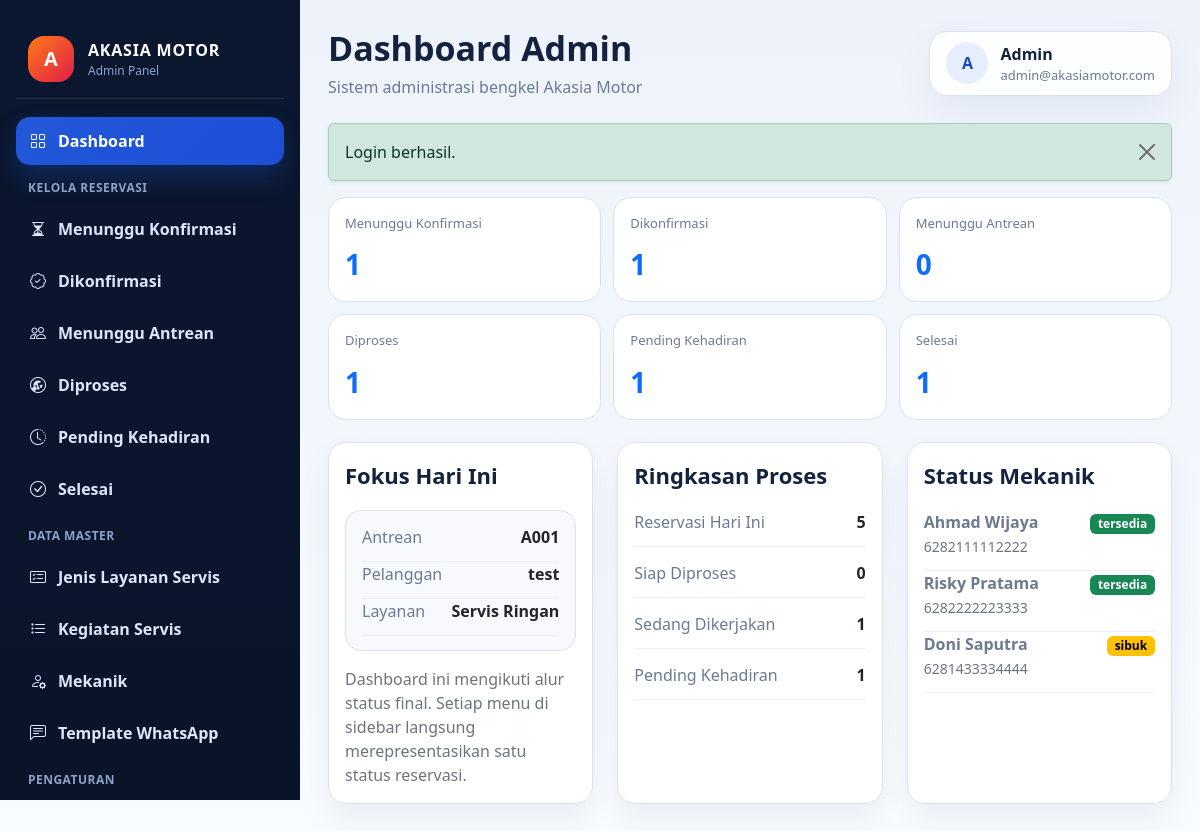
The app's page /akasia_admin/index.php?page=dashboard (signed in), older data.
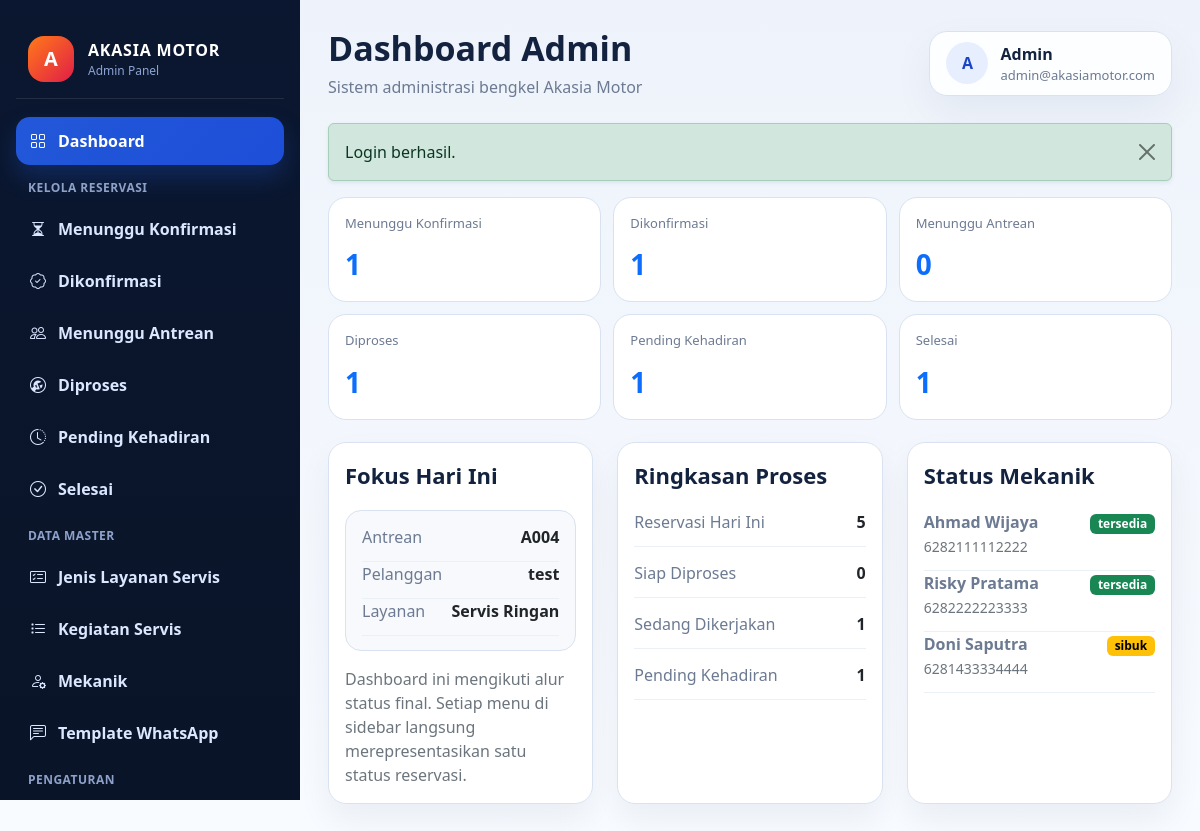
The same page, newer data.
### tables this page shows
CREATE TABLE `reservasi` (
  `id` int(11) NOT NULL,
  `no_antrian` varchar(10) NOT NULL,
  `user_id` int(11) NOT NULL,
  `mekanik_id` int(11) DEFAULT NULL,
  `jenis_layanan_id` int(11) NOT NULL,
  `jenis_reservasi` enum('Online','Walk-in') DEFAULT 'Online',
  `no_plat` varchar(20) NOT NULL,
  `jenis_kendaraan` varchar(50) DEFAULT NULL,
  `tipe_model` varchar(50) DEFAULT NULL,
  `tahun` year(4) DEFAULT NULL,
  `warna` varchar(30) DEFAULT NULL,
  `keluhan` text DEFAULT NULL,
  `kehadiran` enum('Belum Hadir','Hadir') DEFAULT 'Belum Hadir',
  `status` enum('menunggu_konfirmasi','dikonfirmasi','menunggu_antrean','diproses','pending','selesai','dibatalkan') NOT NULL DEFAULT 'menunggu_konfirmasi',
  `catatan_mekanik` text DEFAULT NULL,
  `hasil_servis` text DEFAULT NULL,
  `biaya_jasa` decimal(12,2) NOT NULL DEFAULT 0.00,
  `total_biaya` decimal(12,2) NOT NULL DEFAULT 0.00,
  `catatan_tambahan` text DEFAULT NULL,
  `tanggal_servis` date DEFAULT NULL,
  `waktu_konfirmasi` datetime DEFAULT NULL,
  `waktu_hadir` datetime DEFAULT NULL,
  `waktu_pending` datetime DEFAULT NULL,
  `waktu_mulai_servis` datetime DEFAULT NULL,
  `waktu_selesai` datetime DEFAULT NULL,
  `created_at` timestamp NOT NULL DEFAULT current_timestamp(),
  `updated_at` timestamp NOT NULL DEFAULT current_timestamp() ON UPDATE current_timestamp()
);

CREATE TABLE `users` (
  `id` int(11) NOT NULL,
  `nama` varchar(100) NOT NULL,
  `email` varchar(100) NOT NULL,
  `password` varchar(255) NOT NULL,
  `no_whatsapp` varchar(20) DEFAULT NULL,
  `alamat` text DEFAULT NULL,
  `role` enum('admin','pelanggan') DEFAULT 'pelanggan',
  `created_at` timestamp NOT NULL DEFAULT current_timestamp()
);

CREATE TABLE `jenis_layanan` (
  `id` int(11) NOT NULL,
  `nama` varchar(100) NOT NULL,
  `deskripsi` text DEFAULT NULL,
  `harga` int(11) NOT NULL DEFAULT 0
);

### akasia_admin/index.php (called while the page is built, shortened)
<?php
$page = $_GET['page'] ?? 'dashboard';
$pageFile = __DIR__ . '/pages/' . $page . '.php';
require __DIR__ . '/layout/header.php';
require __DIR__ . '/layout/sidebar.php';
require $pageFile;
require __DIR__ . '/layout/footer.php';

### akasia_admin/pages/dashboard.php (the view, shortened to what the changed rows need)
<?php
$todayStmt = $pdo->query("
    SELECT r.no_antrian, u.nama AS pelanggan, jl.nama AS layanan
    FROM reservasi r
    INNER JOIN users u ON u.id = r.user_id
    INNER JOIN jenis_layanan jl ON jl.id = r.jenis_layanan_id
    WHERE r.tanggal_servis = CURDATE()
    ORDER BY r.no_antrian ASC
    LIMIT 1
");
$highlight = $todayStmt->fetch();
?>
<div class="row g-4">
    <div class="col-12 col-xl-4">
        <div class="card h-100">
            <div class="card-body">
                <div class="helper-box">
                    <div class="detail-row"><span>Antrean</span><strong><?= htmlspecialchars($highlight['no_antrian'] ?? '-') ?></strong></div>
                    <div class="detail-row"><span>Pelanggan</span><strong><?= htmlspecialchars($highlight['pelanggan'] ?? 'Belum ada data') ?></strong></div>
                    <div class="detail-row"><span>Layanan</span><strong><?= htmlspecialchars($highlight['layanan'] ?? '-') ?></strong></div>
                </div>
            </div>
        </div>
    </div>
</div>

Row changes from the older to the newer data that the page shows:
changed reservasi "test": no_antrian "A001" → "A004"
